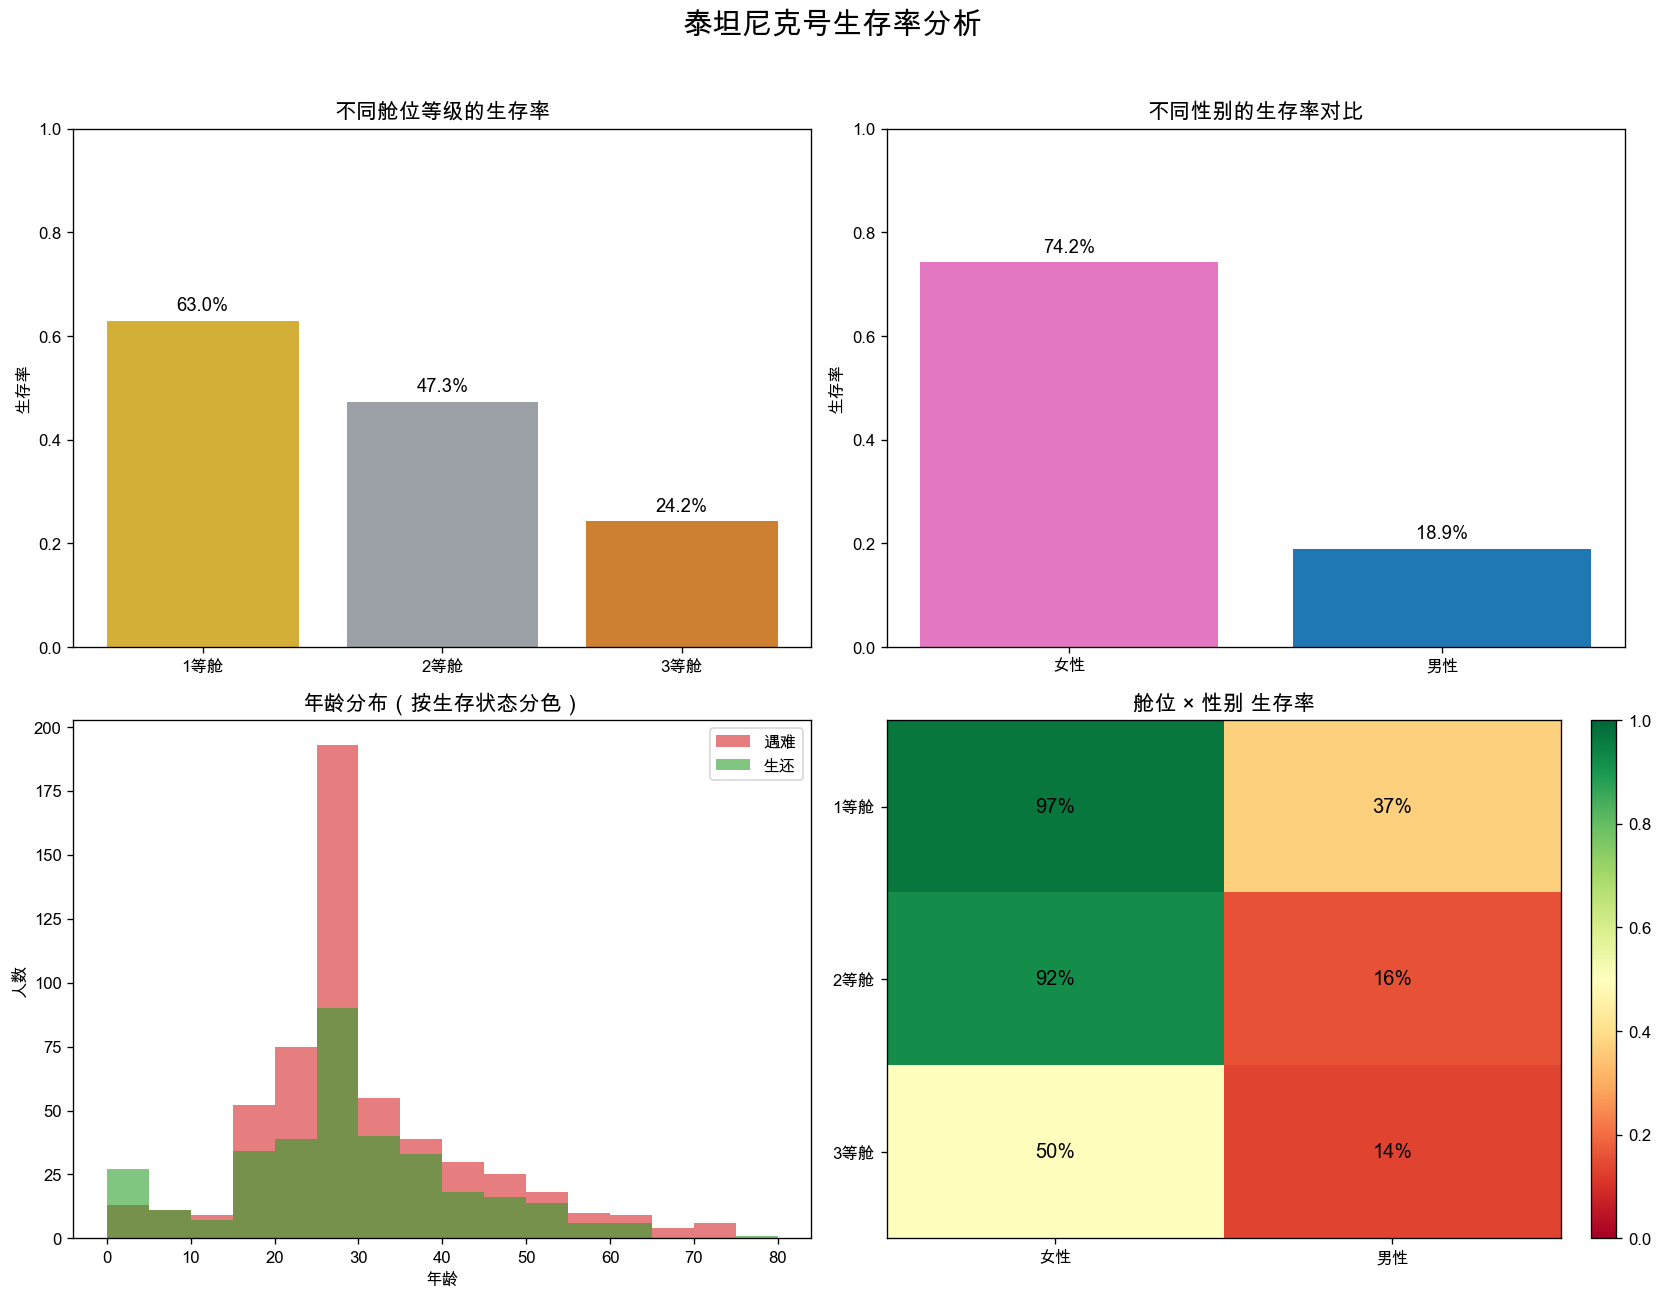

Recreate this plot in Python.
# -*- coding: utf-8 -*-
"""泰坦尼克号生存率 探索性数据分析 (EDA)"""
import warnings
warnings.filterwarnings("ignore")
import pandas as pd
import numpy as np
import matplotlib
matplotlib.use("Agg")
import matplotlib.pyplot as plt

# 中文显示
for f in ["Arial Unicode MS", "PingFang SC", "Heiti TC", "STHeiti", "SimHei"]:
    try:
        plt.rcParams["font.sans-serif"] = [f]
        break
    except Exception:
        continue
plt.rcParams["axes.unicode_minus"] = False

df = pd.read_csv("train.csv")
print("=" * 60)
print(f"数据集规模：{df.shape[0]} 行 × {df.shape[1]} 列")
print("=" * 60)

# ---------- 1. 缺失值检查 ----------
print("\n【1】各列缺失值数量与占比")
miss = df.isnull().sum()
miss_pct = (miss / len(df) * 100).round(1)
miss_tbl = pd.DataFrame({"缺失数量": miss, "缺失占比(%)": miss_pct})
print(miss_tbl[miss_tbl["缺失数量"] > 0].to_string())

# ---------- 2. 缺失值填充 ----------
age_median = df["Age"].median()
emb_mode = df["Embarked"].mode()[0]
df["Age"] = df["Age"].fillna(age_median)
df["Embarked"] = df["Embarked"].fillna(emb_mode)
print(f"\n【2】Age 用中位数填充：{age_median} 岁")
print(f"     Embarked 用众数填充：{emb_mode} 港")
print(f"     填充后剩余缺失（除 Cabin）：{df.drop(columns=['Cabin']).isnull().sum().sum()}")

# ---------- 3. 分组生存率 ----------
print("\n【3】分组生存率")
overall = df["Survived"].mean()
print(f"整体生存率：{overall:.1%}")

by_pclass = df.groupby("Pclass")["Survived"].mean()
print("\n按舱位等级：")
for k, v in by_pclass.items():
    print(f"  {k}等舱：{v:.1%}")

by_sex = df.groupby("Sex")["Survived"].mean()
print("\n按性别：")
for k, v in by_sex.items():
    print(f"  {'女性' if k=='female' else '男性'}：{v:.1%}")

print("\n按舱位×性别交叉：")
pivot = df.pivot_table(values="Survived", index="Pclass", columns="Sex", aggfunc="mean")
print((pivot * 100).round(1).to_string())

# ---------- 4. 绘图 ----------
fig, axes = plt.subplots(2, 2, figsize=(14, 11))
fig.suptitle("泰坦尼克号生存率分析", fontsize=18, fontweight="bold")

# a. 舱位等级生存率柱状图
ax = axes[0, 0]
bars = ax.bar([f"{i}等舱" for i in by_pclass.index], by_pclass.values,
              color=["#d4af37", "#9aa0a6", "#cd7f32"])
ax.set_title("不同舱位等级的生存率", fontsize=13)
ax.set_ylabel("生存率")
ax.set_ylim(0, 1)
for b, v in zip(bars, by_pclass.values):
    ax.text(b.get_x() + b.get_width() / 2, v + 0.02, f"{v:.1%}", ha="center", fontsize=11)

# b. 性别生存率对比
ax = axes[0, 1]
labels = ["女性" if s == "female" else "男性" for s in by_sex.index]
bars = ax.bar(labels, by_sex.values, color=["#e377c2", "#1f77b4"])
ax.set_title("不同性别的生存率对比", fontsize=13)
ax.set_ylabel("生存率")
ax.set_ylim(0, 1)
for b, v in zip(bars, by_sex.values):
    ax.text(b.get_x() + b.get_width() / 2, v + 0.02, f"{v:.1%}", ha="center", fontsize=11)

# c. 年龄分布直方图（按生存状态分色）
ax = axes[1, 0]
bins = np.arange(0, 81, 5)
ax.hist(df[df["Survived"] == 0]["Age"], bins=bins, alpha=0.6, label="遇难", color="#d62728")
ax.hist(df[df["Survived"] == 1]["Age"], bins=bins, alpha=0.6, label="生还", color="#2ca02c")
ax.set_title("年龄分布（按生存状态分色）", fontsize=13)
ax.set_xlabel("年龄")
ax.set_ylabel("人数")
ax.legend()

# d. 舱位×性别 热力图
ax = axes[1, 1]
im = ax.imshow(pivot.values, cmap="RdYlGn", vmin=0, vmax=1, aspect="auto")
ax.set_xticks(range(len(pivot.columns)))
ax.set_xticklabels(["女性" if c == "female" else "男性" for c in pivot.columns])
ax.set_yticks(range(len(pivot.index)))
ax.set_yticklabels([f"{i}等舱" for i in pivot.index])
ax.set_title("舱位 × 性别 生存率", fontsize=13)
for i in range(pivot.shape[0]):
    for j in range(pivot.shape[1]):
        ax.text(j, i, f"{pivot.values[i, j]:.0%}", ha="center", va="center", fontsize=12)
fig.colorbar(im, ax=ax, fraction=0.046, pad=0.04)

plt.tight_layout(rect=[0, 0, 1, 0.96])
plt.savefig("titanic_analysis.png", dpi=120, bbox_inches="tight")
print("\n【4】图表已保存：titanic_analysis.png")

# ---------- 5. 关键发现 ----------
print("\n" + "=" * 60)
print("【5】关键发现")
print("=" * 60)
print(f"""
1. 性别是最强预测因子：女性生存率 {by_sex['female']:.0%}，男性仅 {by_sex['male']:.0%}，
   体现了「妇女儿童优先」的逃生原则。
2. 舱位等级影响显著：1等舱 {by_pclass[1]:.0%} → 2等舱 {by_pclass[2]:.0%} → 3等舱 {by_pclass[3]:.0%}，
   社会经济地位与生存机会高度相关。
3. 最极端对比：1等舱女性生存率 {pivot.loc[1,'female']:.0%}，3等舱男性仅 {pivot.loc[3,'male']:.0%}。
4. 年龄方面：儿童（<10岁）生存率偏高，青壮年男性遇难最多。
""")
